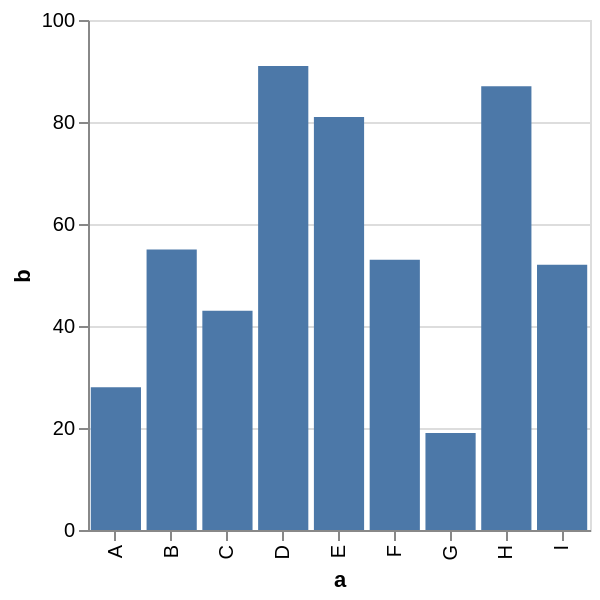

Express this chart as Vega-Lite.
### Vega specification from a JSON file in a GitHub repository (floating-point values rounded to 4 significant figures)
{"$schema": "https://vega.github.io/schema/vega/v6.json", "description": "A simple bar chart with embedded data that fits exactly into 300px width.", "autosize": {"type": "fit", "contains": "padding"}, "background": "white", "padding": 5, "width": 300, "height": 300, "style": "cell", "data": [{"name": "source_0", "values": [{"a": "A", "b": 28}, {"a": "B", "b": 55}, {"a": "C", "b": 43}, {"a": "D", "b": 91}, {"a": "E", "b": 81}, {"a": "F", "b": 53}, {"a": "G", "b": 19}, {"a": "H", "b": 87}, {"a": "I", "b": 52}]}, {"name": "data_0", "source": "source_0", "transform": [{"type": "stack", "groupby": ["a"], "field": "b", "sort": {"field": [], "order": []}, "as": ["b_start", "b_end"], "offset": "zero"}, {"type": "filter", "expr": "isValid(datum[\"b\"]) && isFinite(+datum[\"b\"])"}]}], "marks": [{"name": "marks", "type": "rect", "style": ["bar"], "from": {"data": "data_0"}, "encode": {"update": {"fill": {"value": "#4c78a8"}, "ariaRoleDescription": {"value": "bar"}, "description": {"signal": "\"a: \" + (isValid(datum[\"a\"]) ? datum[\"a\"] : \"\"+datum[\"a\"]) + \"; b: \" + (format(datum[\"b\"], \"\"))"}, "x": {"scale": "x", "field": "a"}, "width": {"signal": "max(0.25, bandwidth('x'))"}, "y": {"scale": "y", "field": "b_end"}, "y2": {"scale": "y", "field": "b_start"}}}}], "scales": [{"name": "x", "type": "band", "domain": {"data": "data_0", "field": "a", "sort": true}, "range": [0, {"signal": "width"}], "paddingInner": 0.1, "paddingOuter": 0.05}, {"name": "y", "type": "linear", "domain": {"data": "data_0", "fields": ["b_start", "b_end"]}, "range": [{"signal": "height"}, 0], "nice": true, "zero": true}], "axes": [{"scale": "y", "orient": "left", "gridScale": "x", "grid": true, "tickCount": {"signal": "ceil(height/40)"}, "domain": false, "labels": false, "aria": false, "maxExtent": 0, "minExtent": 0, "ticks": false, "zindex": 0}, {"scale": "x", "orient": "bottom", "grid": false, "title": "a", "labelAlign": "right", "labelAngle": 270, "labelBaseline": "middle", "zindex": 0}, {"scale": "y", "orient": "left", "grid": false, "title": "b", "labelOverlap": true, "tickCount": {"signal": "ceil(height/40)"}, "zindex": 0}]}
